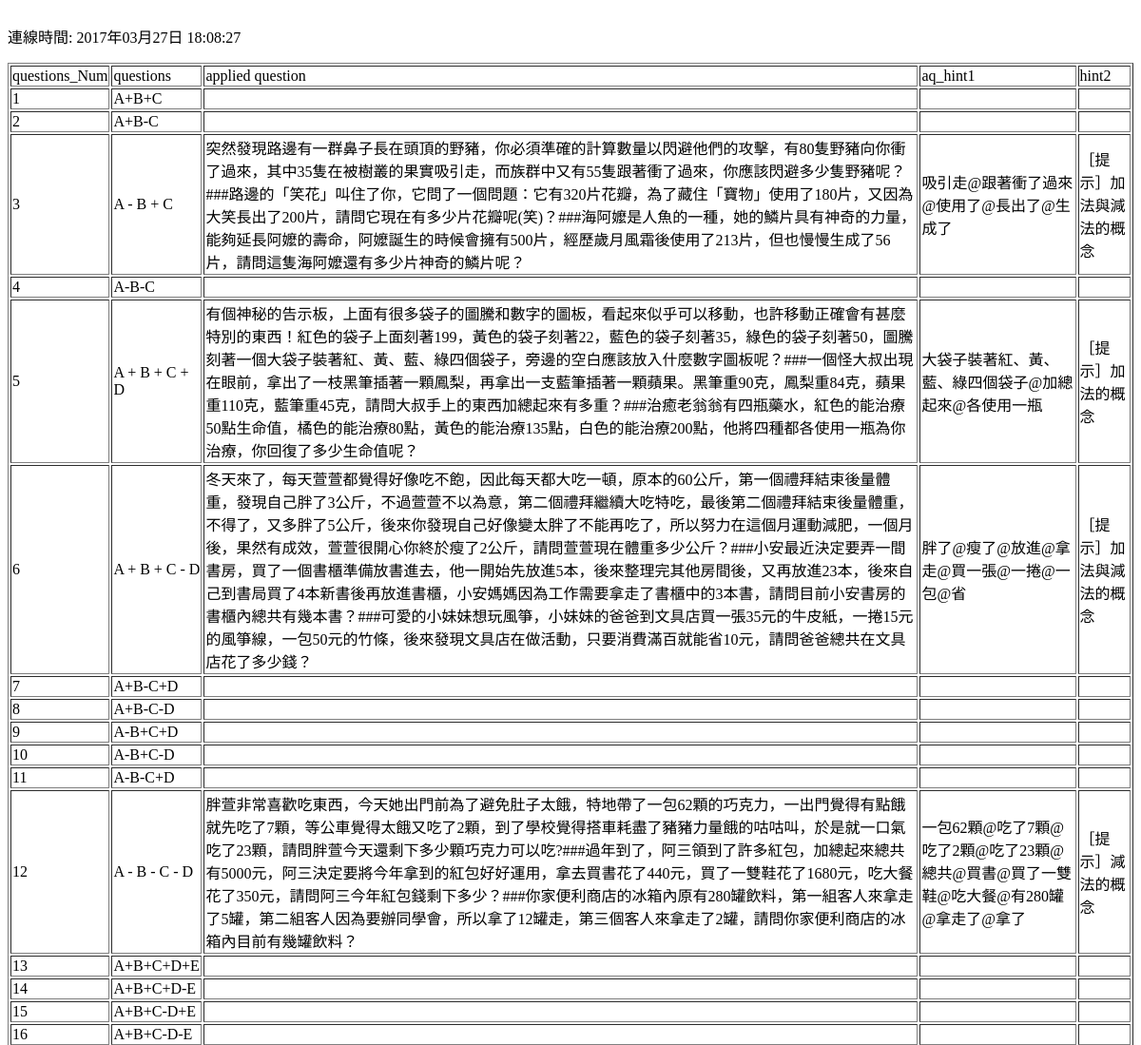
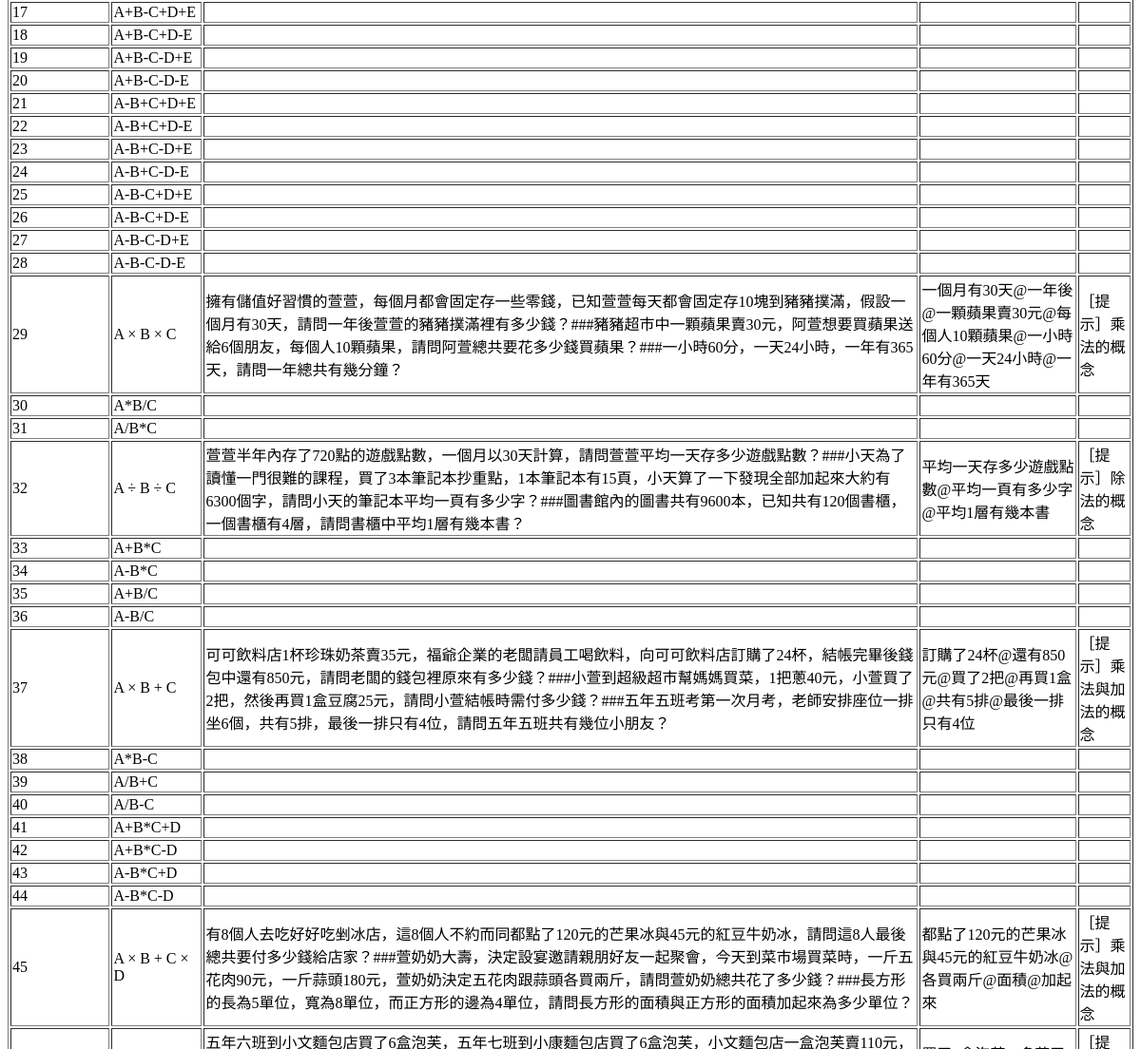
Before: /question/testbank.php (upper part) with the older database file (2 pictures, top to bottom).
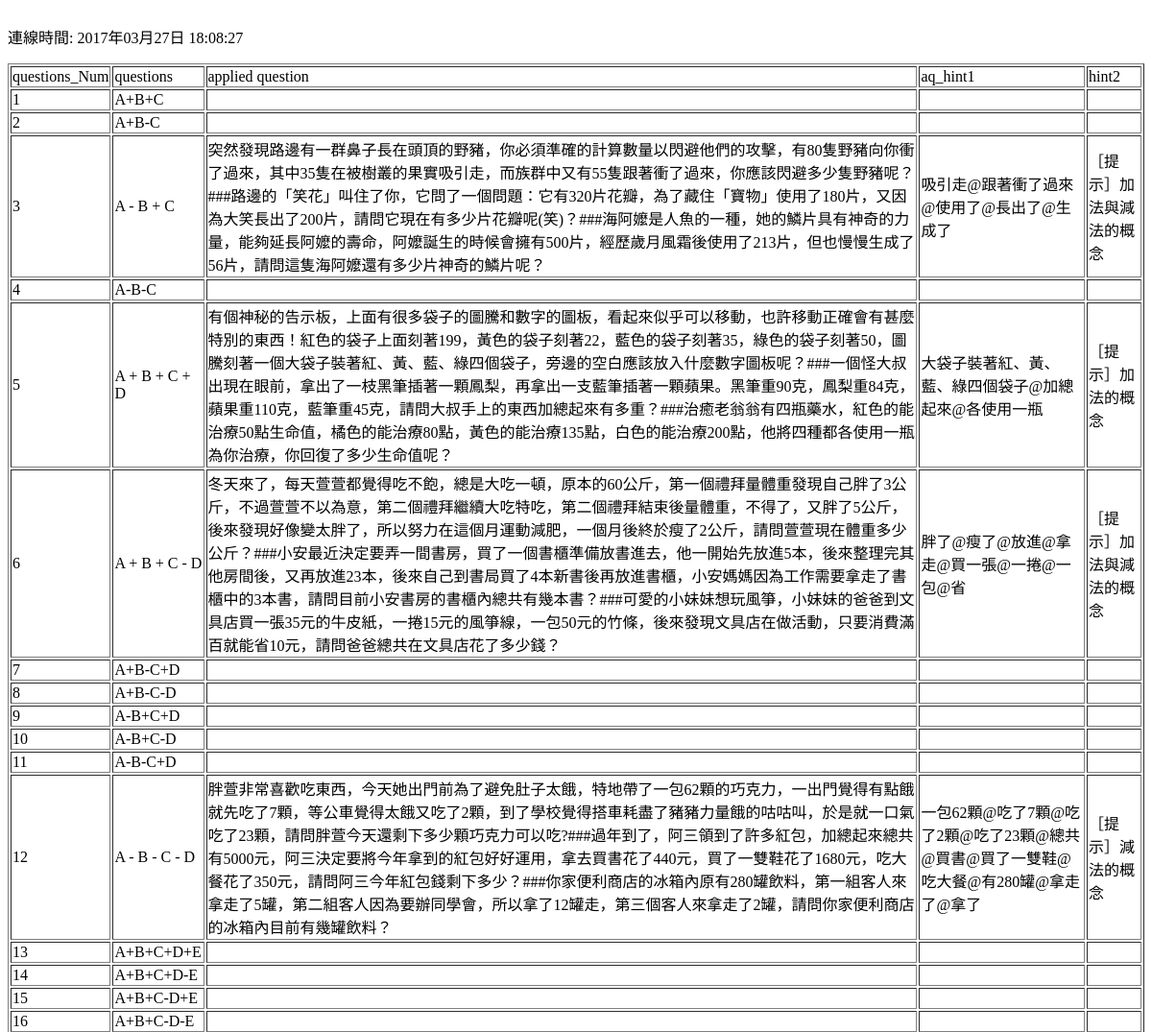
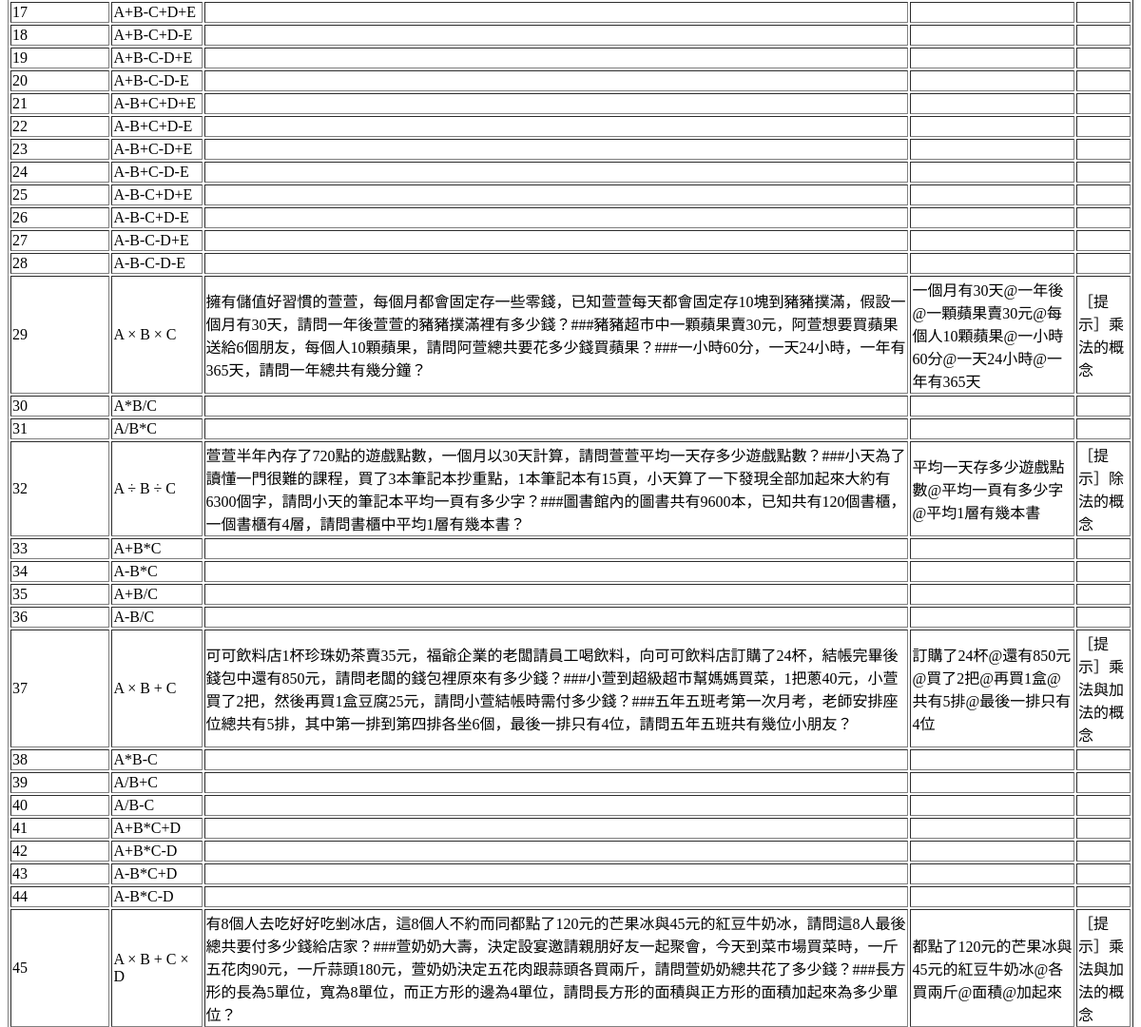
After: the same page with the newer database file (2 pictures, top to bottom).
### tables this page shows
CREATE TABLE `testbank` (
  `questions_id` int(10) NOT NULL COMMENT '題型編號',
  `questions` varchar(20) NOT NULL COMMENT '題型名稱',
  `applied question` text NOT NULL COMMENT '應用題',
  `aq_hint1` text NOT NULL COMMENT '應用問題_1階提示',
  `hint2` text NOT NULL COMMENT '2階提示'
);

### question/testbank.php (the view, shortened to what this page needs)
<?php
$Link = mysqli_connect('localhost', 'root', '12345678');
mysqli_select_db($Link, "graduation_project");
$data = "SELECT * FROM testbank";
mysqli_query($Link, "SET CHARACTER SET utf8");
mysqli_query($Link,  "SET collation_connection = 'utf8_unicode_ci'");
$result = mysqli_query($Link, $data);
$total_records = mysqli_num_rows($result);
?>
<html>
    <head>
    </head>
    <?php
    echo "</br>連線時間:  ";
    echo date("Y年m月d日  H:i:s");
    ?>
    <body>
        <table border='1'>
            <tr>
                <td>questions_Num</td>
                <td>questions</td>
                <td>applied question</td>
                <td>aq_hint1</td>
                <td>hint2</td>
            </tr>
        <?php for ($i=0;$i<$total_records;$i++) {$rs = mysqli_fetch_row($result);    ?>
            <tr>
                <td><?php echo $rs[0]?></td>
                <td><?php echo $rs[1]?></td>
                <td><?php echo $rs[2]?></td>
                <td><?php echo $rs[3]?></td>
                <td><?php echo $rs[4]?></td>
            </tr>
            <?php
            }
            ?>
        </table>
    </body>
</html>

Changed rows visible on the page:
changed testbank "胖了@瘦了@放進@拿走@買一張@一捲@一包@省": applied question "冬天來了，每天萱萱都覺得好像吃不飽，因此每天都大吃一頓，原本的60公斤，第一個禮拜結束後量體重，發現自己胖了3公斤，不過萱萱不以為意，第二個禮拜繼續大吃特吃，最後第二個禮拜結束後量體重，不得了，又多胖了5公斤，後來你發現自己好像變太胖了不能再吃了，所以努力在這個月運動減肥，一個月後，果然有成效，萱萱很開心你終於瘦了2公斤，請問萱萱現在體重多少公斤？###小安最近決定要弄一間書房，買了一個書櫃準備放書進去，他一開始先放進5本，後來整理完其他房間後，又再放進23本，後來自己到書局買了4本新書後再放進書櫃，小安媽媽因為工作需要拿走了書櫃中的3本書，請問目前小安書房的書櫃內總共有幾本書？###可愛的小妹妹想玩風箏，小妹妹的爸爸到文具店買一張35元的牛皮紙，一捲15元的風箏線，一包50元的竹條，後來發現文具店在做活動，只要消費滿百就能省10元，請問爸爸總共在文具店花了多少錢？" → "冬天來了，每天萱萱都覺得吃不飽，總是大吃一頓，原本的60公斤，第一個禮拜量體重發現自己胖了3公斤，不過萱萱不以為意，第二個禮拜繼續大吃特吃，第二個禮拜結束後量體重，不得了，又胖了5公斤，後來發現好像變太胖了，所以努力在這個月運動減肥，一個月後終於瘦了2公斤，請問萱萱現在體重多少公斤？###小安最近決定要弄一間書房，買了一個書櫃準備放書進去，他一開始先放進5本，後來整理完其他房間後，又再放進23本，後來自己到書局買了4本新書後再放進書櫃，小安媽媽因為工作需要拿走了書櫃中的3本書，請問目前小安書房的書櫃內總共有幾本書？###可愛的小妹妹想玩風箏，小妹妹的爸爸到文具店買一張35元的牛皮紙，一捲15元的風箏線，一包50元的竹條，後來發現文具店在做活動，只要消費滿百就能省10元，請問爸爸總共在文具店花了多少錢？"
changed testbank "訂購了24杯@還有850元@買了2把@再買1盒@共有5排@最後一排只有4位": applied question "可可飲料店1杯珍珠奶茶賣35元，福爺企業的老闆請員工喝飲料，向可可飲料店訂購了24杯，結帳完畢後錢包中還有850元，請問老闆的錢包裡原來有多少錢？###小萱到超級超市幫媽媽買菜，1把蔥40元，小萱買了2把，然後再買1盒豆腐25元，請問小萱結帳時需付多少錢？###五年五班考第一次月考，老師安排座位一排坐6個，共有5排，最後一排只有4位，請問五年五班共有幾位小朋友？" → "可可飲料店1杯珍珠奶茶賣35元，福爺企業的老闆請員工喝飲料，向可可飲料店訂購了24杯，結帳完畢後錢包中還有850元，請問老闆的錢包裡原來有多少錢？###小萱到超級超市幫媽媽買菜，1把蔥40元，小萱買了2把，然後再買1盒豆腐25元，請問小萱結帳時需付多少錢？###五年五班考第一次月考，老師安排座位總共有5排，其中第一排到第四排各坐6個，最後一排只有4位，請問五年五班共有幾位小朋友？"
